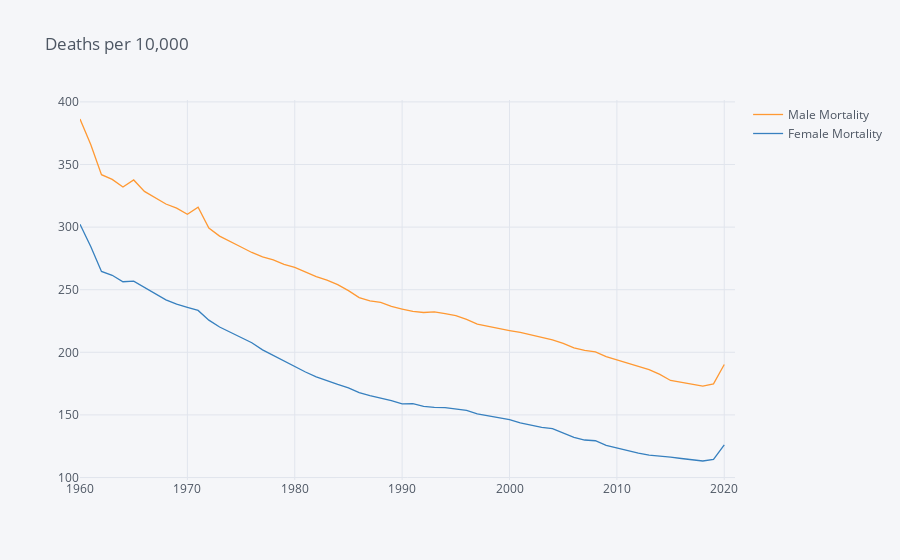

The notebook cell saved with this chart:
### Markdown cell above
Can mortality changes account for declining population?  Look at
 deaths per 10,000 people.

### Code cell
world = data.query("country=='World'")

# Drop country index for World data
world.index = world.index.droplevel('country')

world[["Male Mortality","Female Mortality"]].iplot(title="Deaths per 10,000")

### Figure 1 — Plotly figure (JSON) as saved in the notebook; plotly's stock layout.template omitted (floating-point values rounded to 4 significant figures)
{"data": [{"line": {"color": "rgba(255, 153, 51, 1.0)", "dash": "solid", "shape": "linear", "width": 1.3}, "mode": "lines", "name": "Male Mortality", "text": "", "type": "scatter", "x": [2021, 2020, 2019, 2018, 2017, 2016, 2015, 2014, 2013, 2012, 2011, 2010, 2009, 2008, 2007, 2006, 2005, 2004, 2003, 2002, 2001, 2000, 1999, 1998, 1997, 1996, 1995, 1994, 1993, 1992, 1991, 1990, 1989, 1988, 1987, 1986, 1985, 1984, 1983, 1982, 1981, 1980, 1979, 1978, 1977, 1976, 1975, 1974, 1973, 1972, 1971, 1970, 1969, 1968, 1967, 1966, 1965, 1964, 1963, 1962, 1961, 1960], "y": ["", 190.2, 174.8, 173.1, 174.6, 175.8, 177.5, 182.4, 186.2, 188.7, 191.2, 194.1, 196.6, 200.3, 201.5, 203.5, 207.2, 210.0, 212.1, 213.8, 215.8, 217.4, 219.2, 221.1, 222.6, 226.3, 229.3, 230.8, 232.3, 231.8, 232.6, 234.5, 236.6, 239.9, 241.1, 243.8, 249.3, 254.0, 257.6, 260.5, 264.3, 267.8, 270.3, 273.9, 276.2, 279.8, 284.1, 288.7, 292.8, 299.3, 315.9, 310.3, 315.1, 318.5, 323.7, 328.5, 337.7, 332.0, 338.1, 341.9, 365.9, 386.3]}, {"line": {"color": "rgba(55, 128, 191, 1.0)", "dash": "solid", "shape": "linear", "width": 1.3}, "mode": "lines", "name": "Female Mortality", "text": "", "type": "scatter", "x": [2021, 2020, 2019, 2018, 2017, 2016, 2015, 2014, 2013, 2012, 2011, 2010, 2009, 2008, 2007, 2006, 2005, 2004, 2003, 2002, 2001, 2000, 1999, 1998, 1997, 1996, 1995, 1994, 1993, 1992, 1991, 1990, 1989, 1988, 1987, 1986, 1985, 1984, 1983, 1982, 1981, 1980, 1979, 1978, 1977, 1976, 1975, 1974, 1973, 1972, 1971, 1970, 1969, 1968, 1967, 1966, 1965, 1964, 1963, 1962, 1961, 1960], "y": ["", 126.1, 114.5, 113.2, 113.9, 115.2, 116.3, 117.0, 117.8, 119.5, 121.4, 123.7, 125.6, 129.4, 129.9, 132.1, 135.6, 139.1, 140.1, 142.0, 143.6, 146.2, 147.8, 148.9, 150.9, 153.5, 154.4, 155.9, 156.0, 156.8, 159.0, 158.8, 161.3, 163.7, 165.5, 167.8, 171.6, 174.4, 177.4, 180.4, 184.2, 188.8, 192.8, 197.6, 202.0, 207.7, 211.9, 215.8, 220.2, 225.7, 233.4, 235.9, 238.5, 241.9, 246.9, 252.2, 256.8, 256.3, 261.5, 264.6, 284.5, 302.2]}], "layout": {"legend": {"bgcolor": "#F5F6F9", "font": {"color": "#4D5663"}}, "paper_bgcolor": "#F5F6F9", "plot_bgcolor": "#F5F6F9", "title": {"font": {"color": "#4D5663"}, "text": "Deaths per 10,000"}, "xaxis": {"gridcolor": "#E1E5ED", "showgrid": true, "tickfont": {"color": "#4D5663"}, "title": {"font": {"color": "#4D5663"}, "text": ""}, "zerolinecolor": "#E1E5ED"}, "yaxis": {"gridcolor": "#E1E5ED", "showgrid": true, "tickfont": {"color": "#4D5663"}, "title": {"font": {"color": "#4D5663"}, "text": ""}, "zerolinecolor": "#E1E5ED"}}}
